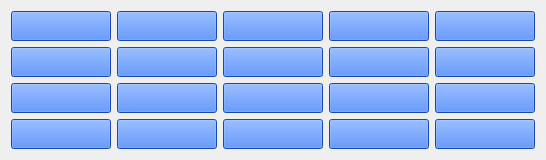
     <widget class="QWidget" name="Optics">
      <attribute name="title">
       <string>Optics</string>
      </attribute>
      <layout class="QGridLayout" name="gridLayout_3">
       <item row="0" column="0">
        <widget class="PyDMRelatedDisplayButton" name="PyDMRelatedDisplayButton_43">
         <property name="minimumSize">
          <size>
           <width>100</width>
           <height>30</height>
          </size>
         </property>
         <property name="font">
          <font>
           <pointsize>10</pointsize>
          </font>
         </property>
         <property name="toolTip">
          <string/>
         </property>
         <property name="styleSheet">
          <string notr="true">color: rgb(228, 228, 228);
background-color: rgb(25, 102, 255);</string>
         </property>
         <property name="showIcon" stdset="0">
          <bool>false</bool>
         </property>
         <property name="openInNewWindow" stdset="0">
          <bool>true</bool>
         </property>
        </widget>
       </item>
       <item row="0" column="1">
        <widget class="PyDMRelatedDisplayButton" name="PyDMRelatedDisplayButton_50">
         <property name="minimumSize">
          <size>
           <width>100</width>
           <height>30</height>
          </size>
         </property>
         <property name="font">
          <font>
           <pointsize>10</pointsize>
          </font>
         </property>
         <property name="toolTip">
          <string/>
         </property>
         <property name="styleSheet">
          <string notr="true">color: rgb(228, 228, 228);
background-color: rgb(25, 102, 255);</string>
         </property>
         <property name="showIcon" stdset="0">
          <bool>false</bool>
         </property>
         <property name="openInNewWindow" stdset="0">
          <bool>true</bool>
         </property>
        </widget>
       </item>
       <item row="0" column="2">
        <widget class="PyDMRelatedDisplayButton" name="PyDMRelatedDisplayButton_58">
         <property name="minimumSize">
          <size>
           <width>100</width>
           <height>30</height>
          </size>
         </property>
         <property name="font">
          <font>
           <pointsize>10</pointsize>
          </font>
         </property>
         <property name="toolTip">
          <string/>
         </property>
         <property name="styleSheet">
          <string notr="true">color: rgb(228, 228, 228);
background-color: rgb(25, 102, 255);</string>
         </property>
         <property name="showIcon" stdset="0">
          <bool>false</bool>
         </property>
         <property name="openInNewWindow" stdset="0">
          <bool>true</bool>
         </property>
        </widget>
       </item>
       <item row="0" column="3">
        <widget class="PyDMRelatedDisplayButton" name="PyDMRelatedDisplayButton_57">
         <property name="minimumSize">
          <size>
           <width>100</width>
           <height>30</height>
          </size>
         </property>
         <property name="font">
          <font>
           <pointsize>10</pointsize>
          </font>
         </property>
         <property name="toolTip">
          <string/>
         </property>
         <property name="styleSheet">
          <string notr="true">color: rgb(228, 228, 228);
background-color: rgb(25, 102, 255);</string>
         </property>
         <property name="showIcon" stdset="0">
          <bool>false</bool>
         </property>
         <property name="openInNewWindow" stdset="0">
          <bool>true</bool>
         </property>
        </widget>
       </item>
       <item row="0" column="4">
        <widget class="PyDMRelatedDisplayButton" name="PyDMRelatedDisplayButton_60">
         <property name="minimumSize">
          <size>
           <width>100</width>
           <height>30</height>
          </size>
         </property>
         <property name="font">
          <font>
           <pointsize>10</pointsize>
          </font>
         </property>
         <property name="toolTip">
          <string/>
         </property>
         <property name="styleSheet">
          <string notr="true">color: rgb(228, 228, 228);
background-color: rgb(25, 102, 255);</string>
         </property>
         <property name="showIcon" stdset="0">
          <bool>false</bool>
         </property>
         <property name="openInNewWindow" stdset="0">
          <bool>true</bool>
         </property>
        </widget>
       </item>
       <item row="1" column="0">
        <widget class="PyDMRelatedDisplayButton" name="PyDMRelatedDisplayButton_44">
         <property name="minimumSize">
          <size>
           <width>100</width>
           <height>30</height>
          </size>
         </property>
         <property name="font">
          <font>
           <pointsize>10</pointsize>
          </font>
         </property>
         <property name="toolTip">
          <string/>
         </property>
         <property name="styleSheet">
          <string notr="true">color: rgb(228, 228, 228);
background-color: rgb(25, 102, 255);</string>
         </property>
         <property name="showIcon" stdset="0">
          <bool>false</bool>
         </property>
         <property name="openInNewWindow" stdset="0">
          <bool>true</bool>
         </property>
        </widget>
       </item>
       <item row="1" column="1">
        <widget class="PyDMRelatedDisplayButton" name="PyDMRelatedDisplayButton_47">
         <property name="minimumSize">
          <size>
           <width>100</width>
           <height>30</height>
          </size>
         </property>
         <property name="font">
          <font>
           <pointsize>10</pointsize>
          </font>
         </property>
         <property name="toolTip">
          <string/>
         </property>
         <property name="styleSheet">
          <string notr="true">color: rgb(228, 228, 228);
background-color: rgb(25, 102, 255);</string>
         </property>
         <property name="showIcon" stdset="0">
          <bool>false</bool>
         </property>
         <property name="openInNewWindow" stdset="0">
          <bool>true</bool>
         </property>
        </widget>
       </item>
       <item row="1" column="2">
        <widget class="PyDMRelatedDisplayButton" name="PyDMRelatedDisplayButton_52">
         <property name="minimumSize">
          <size>
           <width>100</width>
           <height>30</height>
          </size>
         </property>
         <property name="font">
          <font>
           <pointsize>10</pointsize>
          </font>
         </property>
         <property name="toolTip">
          <string/>
         </property>
         <property name="styleSheet">
          <string notr="true">color: rgb(228, 228, 228);
background-color: rgb(25, 102, 255);</string>
         </property>
         <property name="showIcon" stdset="0">
          <bool>false</bool>
         </property>
         <property name="openInNewWindow" stdset="0">
          <bool>true</bool>
         </property>
        </widget>
       </item>
       <item row="1" column="3">
        <widget class="PyDMRelatedDisplayButton" name="PyDMRelatedDisplayButton_53">
         <property name="minimumSize">
          <size>
           <width>100</width>
           <height>30</height>
          </size>
         </property>
         <property name="font">
          <font>
           <pointsize>10</pointsize>
          </font>
         </property>
         <property name="toolTip">
          <string/>
         </property>
         <property name="styleSheet">
          <string notr="true">color: rgb(228, 228, 228);
background-color: rgb(25, 102, 255);</string>
         </property>
         <property name="showIcon" stdset="0">
          <bool>false</bool>
         </property>
         <property name="openInNewWindow" stdset="0">
          <bool>true</bool>
         </property>
        </widget>
       </item>
       <item row="1" column="4">
        <widget class="PyDMRelatedDisplayButton" name="PyDMRelatedDisplayButton_61">
         <property name="minimumSize">
          <size>
           <width>100</width>
           <height>30</height>
          </size>
         </property>
         <property name="font">
          <font>
           <pointsize>10</pointsize>
          </font>
         </property>
         <property name="toolTip">
          <string/>
         </property>
         <property name="styleSheet">
          <string notr="true">color: rgb(228, 228, 228);
background-color: rgb(25, 102, 255);</string>
         </property>
         <property name="showIcon" stdset="0">
          <bool>false</bool>
         </property>
         <property name="openInNewWindow" stdset="0">
          <bool>true</bool>
         </property>
        </widget>
       </item>
       <item row="2" column="0">
        <widget class="PyDMRelatedDisplayButton" name="PyDMRelatedDisplayButton_46">
         <property name="minimumSize">
          <size>
           <width>100</width>
           <height>30</height>
          </size>
         </property>
         <property name="font">
          <font>
           <pointsize>10</pointsize>
          </font>
         </property>
         <property name="toolTip">
          <string/>
         </property>
         <property name="styleSheet">
          <string notr="true">color: rgb(228, 228, 228);
background-color: rgb(25, 102, 255);</string>
         </property>
         <property name="showIcon" stdset="0">
          <bool>false</bool>
         </property>
         <property name="openInNewWindow" stdset="0">
          <bool>true</bool>
         </property>
        </widget>
       </item>
       <item row="2" column="1">
        <widget class="PyDMRelatedDisplayButton" name="PyDMRelatedDisplayButton_49">
         <property name="minimumSize">
          <size>
           <width>100</width>
           <height>30</height>
          </size>
         </property>
         <property name="font">
          <font>
           <pointsize>10</pointsize>
          </font>
         </property>
         <property name="toolTip">
          <string/>
         </property>
         <property name="styleSheet">
          <string notr="true">color: rgb(228, 228, 228);
background-color: rgb(25, 102, 255);</string>
         </property>
         <property name="showIcon" stdset="0">
          <bool>false</bool>
         </property>
         <property name="openInNewWindow" stdset="0">
          <bool>true</bool>
         </property>
        </widget>
       </item>
       <item row="2" column="2">
        <widget class="PyDMRelatedDisplayButton" name="PyDMRelatedDisplayButton_54">
         <property name="minimumSize">
          <size>
           <width>100</width>
           <height>30</height>
          </size>
         </property>
         <property name="font">
          <font>
           <pointsize>10</pointsize>
          </font>
         </property>
         <property name="toolTip">
          <string/>
         </property>
         <property name="styleSheet">
          <string notr="true">color: rgb(228, 228, 228);
background-color: rgb(25, 102, 255);</string>
         </property>
         <property name="showIcon" stdset="0">
          <bool>false</bool>
         </property>
         <property name="openInNewWindow" stdset="0">
          <bool>true</bool>
         </property>
        </widget>
       </item>
       <item row="2" column="3">
        <widget class="PyDMRelatedDisplayButton" name="PyDMRelatedDisplayButton_56">
         <property name="minimumSize">
          <size>
           <width>100</width>
           <height>30</height>
          </size>
         </property>
         <property name="font">
          <font>
           <pointsize>10</pointsize>
          </font>
         </property>
         <property name="toolTip">
          <string/>
         </property>
         <property name="styleSheet">
          <string notr="true">color: rgb(228, 228, 228);
background-color: rgb(25, 102, 255);</string>
         </property>
         <property name="showIcon" stdset="0">
          <bool>false</bool>
         </property>
         <property name="openInNewWindow" stdset="0">
          <bool>true</bool>
         </property>
        </widget>
       </item>
       <item row="2" column="4">
        <widget class="PyDMRelatedDisplayButton" name="PyDMRelatedDisplayButton_59">
         <property name="minimumSize">
          <size>
           <width>100</width>
           <height>30</height>
          </size>
         </property>
         <property name="font">
          <font>
           <pointsize>10</pointsize>
          </font>
         </property>
         <property name="toolTip">
          <string/>
         </property>
         <property name="styleSheet">
          <string notr="true">color: rgb(228, 228, 228);
background-color: rgb(25, 102, 255);</string>
         </property>
         <property name="showIcon" stdset="0">
          <bool>false</bool>
         </property>
         <property name="openInNewWindow" stdset="0">
          <bool>true</bool>
         </property>
        </widget>
       </item>
       <item row="3" column="0">
        <widget class="PyDMRelatedDisplayButton" name="PyDMRelatedDisplayButton_45">
         <property name="minimumSize">
          <size>
           <width>100</width>
           <height>30</height>
          </size>
         </property>
         <property name="font">
          <font>
           <pointsize>10</pointsize>
          </font>
         </property>
         <property name="toolTip">
          <string/>
         </property>
         <property name="styleSheet">
          <string notr="true">color: rgb(228, 228, 228);
background-color: rgb(25, 102, 255);</string>
         </property>
         <property name="showIcon" stdset="0">
          <bool>false</bool>
         </property>
         <property name="openInNewWindow" stdset="0">
          <bool>true</bool>
         </property>
        </widget>
       </item>
       <item row="3" column="1">
        <widget class="PyDMRelatedDisplayButton" name="PyDMRelatedDisplayButton_48">
         <property name="minimumSize">
          <size>
           <width>100</width>
           <height>30</height>
          </size>
         </property>
         <property name="font">
          <font>
           <pointsize>10</pointsize>
          </font>
         </property>
         <property name="toolTip">
          <string/>
         </property>
         <property name="styleSheet">
          <string notr="true">color: rgb(228, 228, 228);
background-color: rgb(25, 102, 255);</string>
         </property>
         <property name="showIcon" stdset="0">
          <bool>false</bool>
         </property>
         <property name="openInNewWindow" stdset="0">
          <bool>true</bool>
         </property>
        </widget>
       </item>
       <item row="3" column="2">
        <widget class="PyDMRelatedDisplayButton" name="PyDMRelatedDisplayButton_55">
         <property name="minimumSize">
          <size>
           <width>100</width>
           <height>30</height>
          </size>
         </property>
         <property name="font">
          <font>
           <pointsize>10</pointsize>
          </font>
         </property>
         <property name="toolTip">
          <string/>
         </property>
         <property name="styleSheet">
          <string notr="true">color: rgb(228, 228, 228);
background-color: rgb(25, 102, 255);</string>
         </property>
         <property name="showIcon" stdset="0">
          <bool>false</bool>
         </property>
         <property name="openInNewWindow" stdset="0">
          <bool>true</bool>
         </property>
        </widget>
       </item>
       <item row="3" column="3">
        <widget class="PyDMRelatedDisplayButton" name="PyDMRelatedDisplayButton_51">
         <property name="minimumSize">
          <size>
           <width>100</width>
           <height>30</height>
          </size>
         </property>
         <property name="font">
          <font>
           <pointsize>10</pointsize>
          </font>
         </property>
         <property name="toolTip">
          <string/>
         </property>
         <property name="styleSheet">
          <string notr="true">color: rgb(228, 228, 228);
background-color: rgb(25, 102, 255);</string>
         </property>
         <property name="showIcon" stdset="0">
          <bool>false</bool>
         </property>
         <property name="openInNewWindow" stdset="0">
          <bool>true</bool>
         </property>
        </widget>
       </item>
       <item row="3" column="4">
        <widget class="PyDMRelatedDisplayButton" name="PyDMRelatedDisplayButton_62">
         <property name="minimumSize">
          <size>
           <width>100</width>
           <height>30</height>
          </size>
         </property>
         <property name="font">
          <font>
           <pointsize>10</pointsize>
          </font>
         </property>
         <property name="toolTip">
          <string/>
         </property>
         <property name="styleSheet">
          <string notr="true">color: rgb(228, 228, 228);
background-color: rgb(25, 102, 255);</string>
         </property>
         <property name="showIcon" stdset="0">
          <bool>false</bool>
         </property>
         <property name="openInNewWindow" stdset="0">
          <bool>true</bool>
         </property>
        </widget>
       </item>
      </layout>
     </widget>
